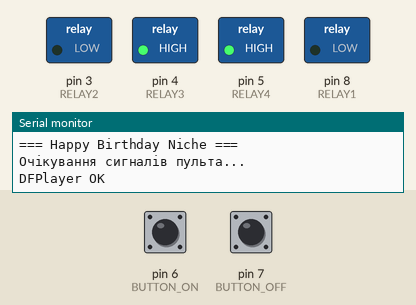
This sketch was run on a simulated Arduino Uno, built with avr-gcc and run on an emulated ATmega328P. Parts: switched loads named in the sketch (green lamp = pin HIGH), the last lines printed to the serial monitor. Inputs (shaded band) come from the test bench; at power-on: pin 6 (BUTTON_ON) HIGH, pin 7 (BUTTON_OFF) HIGH. The audio player accepts every command and is not drawn.

Above: at 1.8 s.
1.9 s: pin 6 (BUTTON_ON) pulled LOW for 0.15 s
At 2.7 s:
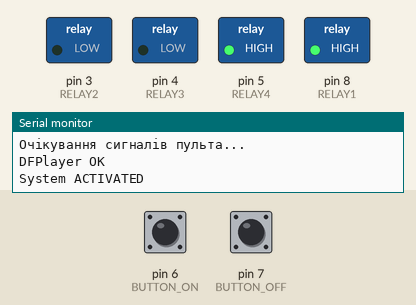
5.0 s: pin 7 (BUTTON_OFF) pulled LOW for 3.2 s
At 7.6 s:
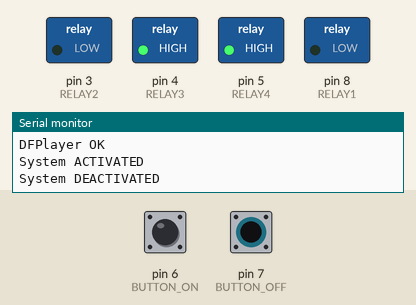
9.7 s: pin 6 (BUTTON_ON) pulled LOW for 1 s
At 15.9 s:
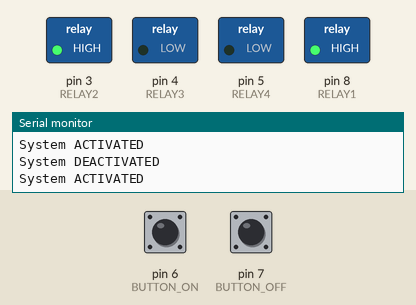
16.2 s: pin 7 (BUTTON_OFF) pulled LOW for 0.15 s
At 17.2 s:
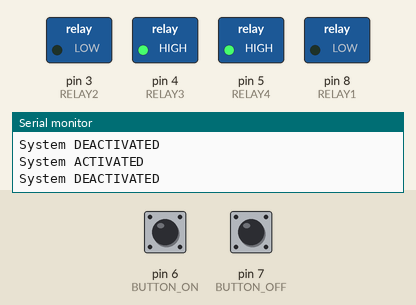
17.8 s: pin 6 (BUTTON_ON) pulled LOW for 3.2 s
At 18.4 s:
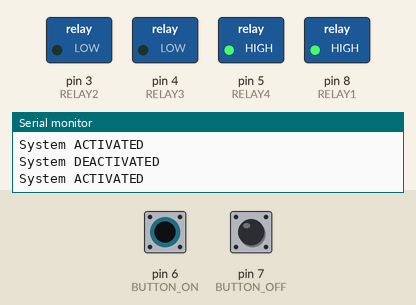
Timing chart, 0 to 24.3 s (numbered marks = the images above; inputs shaded):
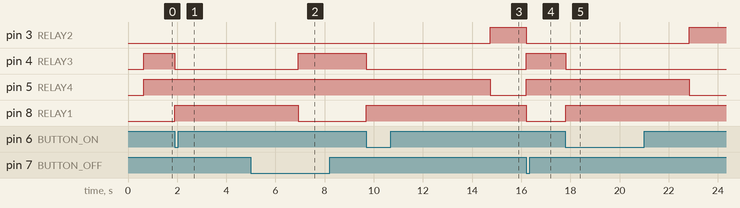

The sketch:

QGH_HB_Niche.ino
```cpp
/*
  Project: Happy Birthday Niche
  Description:
  Система відкриття потаємної ніші з тортом.
  При натисканні кнопки або сигналу з пульта відкриваються два електромагнітні замки (із затримкою)
  і вмикається підсвітка. Кнопка "ВИКЛ" повертає систему в початковий стан.
  Використовується бібліотека RCSwitch для прийому кодів з пульта 315/433 MHz.
*/

// --- Підключення бібліотеки --- //
#include <RCSwitch.h>
#include <SoftwareSerial.h>
#include <DFRobotDFPlayerMini.h>

// --- Налаштування пінів --- //
#define RELAY1 8   // Замок 1 (NC)
#define RELAY2 3   // Замок 2 (NC)
#define RELAY3 4   // Підсвітка (NO)
#define RELAY4 5   // Резерв

#define BUTTON_ON 6    // Кнопка ВКЛ
#define BUTTON_OFF 7   // Кнопка ВИКЛ

#define RF_PIN 2       // Вхід приймача MX-RM-5V (DATA)

// --- Ініціалізація об’єкта пульта --- //
RCSwitch mySwitch = RCSwitch();

// --- DFPlayer --- //
#define DF_RX 11   // Arduino RX  (підключено до TX DFPlayer)
#define DF_TX 12   // Arduino TX  (підключено до RX DFPlayer)

SoftwareSerial dfSerial(DF_RX, DF_TX);
DFRobotDFPlayerMini dfPlayer;
bool dfReady = false;

// --- Параметри --- //
const unsigned long unlockDelay = 5000; // затримка між замками, мс
bool systemActive = false;               // поточний стан системи

// --- Для антидребезгу кнопок --- //
unsigned long lastButtonTime = 0;
const unsigned long debounceDelay = 200;

// --- Списки дозволених кодів пульта --- //
const unsigned long RF_ON_CODES[]  = {3282337, 1234567};   // “вкл”
const unsigned long RF_OFF_CODES[] = {3282338, 1234568};   // “викл”
const int NUM_RF_ON_CODES  = sizeof(RF_ON_CODES)  / sizeof(RF_ON_CODES[0]);
const int NUM_RF_OFF_CODES = sizeof(RF_OFF_CODES) / sizeof(RF_OFF_CODES[0]);

// --- Прототипи функцій --- //
void activateSystem();
void deactivateSystem();
void resetRelays();
bool buttonPressed(int pin);
bool isCodeInList(unsigned long code, const unsigned long* list, int length);

void setup() {
  Serial.begin(9600);
  Serial.println("=== Happy Birthday Niche ===");
  Serial.println("Очікування сигналів пульта...");

  // --- DFPlayer init --- //
dfSerial.begin(9600);

if (dfPlayer.begin(dfSerial, false)) {   // без ACK (non-blocking)
  dfPlayer.setTimeOut(200);
  dfPlayer.volume(20);                  // 0..30
  delay(100);
  dfReady = true;
  Serial.println("DFPlayer OK");
} else {
  Serial.println("DFPlayer FAIL");
}

  // Ініціалізація реле
  pinMode(RELAY1, OUTPUT);
  pinMode(RELAY2, OUTPUT);
  pinMode(RELAY3, OUTPUT);
  pinMode(RELAY4, OUTPUT);
  resetRelays();

  // Кнопки
  pinMode(BUTTON_ON, INPUT_PULLUP);
  pinMode(BUTTON_OFF, INPUT_PULLUP);

  // Приймач
  mySwitch.enableReceive(digitalPinToInterrupt(RF_PIN)); // RX pin
}

void loop() {
  // --- Зчитування кнопок --- //
  if (buttonPressed(BUTTON_ON)) activateSystem();
  if (buttonPressed(BUTTON_OFF)) deactivateSystem();

  // --- Зчитування сигналів з пульта --- //
  if (mySwitch.available()) {
    unsigned long code = mySwitch.getReceivedValue();
    Serial.print("Отримано RF код: ");
    Serial.println(code);
    Serial.print("Біт довжина: ");
    Serial.println(mySwitch.getReceivedBitlength());
    Serial.print("Протокол: ");
    Serial.println(mySwitch.getReceivedProtocol());
    Serial.println("-----------------------------");

    if (isCodeInList(code, RF_ON_CODES, NUM_RF_ON_CODES)) {
      Serial.println("→ Розпізнано код ВКЛ");
      delay(500);
      activateSystem();
    }
    if (isCodeInList(code, RF_OFF_CODES, NUM_RF_OFF_CODES)) {
      Serial.println("→ Розпізнано код ВИКЛ");
      delay(500);
      deactivateSystem();
    }
    else {
      Serial.println("→ Невідомий код (ігнорується)");
    }

    mySwitch.resetAvailable();
  }
}

// --- Функції --- //

bool buttonPressed(int pin) {
  if (digitalRead(pin) == LOW && millis() - lastButtonTime > debounceDelay) {
    lastButtonTime = millis();
    return true;
  }
  return false;
}

void activateSystem() {
  if (systemActive) return;
  systemActive = true;

  Serial.println("System ACTIVATED");

  digitalWrite(RELAY1, HIGH); // розімкнути замок 1
  digitalWrite(RELAY3, LOW); // увімкнути підсвітку
  if (dfReady) {
  dfPlayer.play(1);   // грає файл 0001.mp3
}
  delay(unlockDelay);
  digitalWrite(RELAY2, HIGH); // розімкнути замок 2
  digitalWrite(RELAY4, LOW); // розімкнути резерв
}

void deactivateSystem() {
  if (!systemActive) return;
  systemActive = false;
  Serial.println("System DEACTIVATED");

  if (dfReady) {
  dfPlayer.stop();
}

  resetRelays();
}

void resetRelays() {
  // NC-замки — активні при LOW
  digitalWrite(RELAY1, LOW); // замкнути замок 1
  digitalWrite(RELAY2, LOW); // замкнути замок 2
  digitalWrite(RELAY3, HIGH);  // вимкнути підсвітку
  digitalWrite(RELAY4, HIGH);  // резерв
}

bool isCodeInList(unsigned long code, const unsigned long* list, int length) {
  for (int i = 0; i < length; i++) {
    if (code == list[i]) return true;
  }
  return false;
}
```

Measured:
- after the input at 1.9 s, pin 4 (RELAY3): HIGH → LOW at once; pin 8 (RELAY1): LOW → HIGH at once
- after the input at 5.0 s, pin 3 (RELAY2): stays LOW (without the input it goes to HIGH after 1.9 s); pin 4 (RELAY3): LOW → HIGH after 1.9 s; pin 5 (RELAY4): stays HIGH (without the input it goes to LOW after 1.9 s); pin 8 (RELAY1): HIGH → LOW after 1.9 s
- after the input at 9.7 s, pin 3 (RELAY2): LOW → HIGH after 5.0 s; pin 4 (RELAY3): HIGH → LOW at once; pin 5 (RELAY4): HIGH → LOW after 5.0 s; pin 8 (RELAY1): LOW → HIGH at once
- after the input at 16.2 s, pin 3 (RELAY2), pin 8 (RELAY1): HIGH → LOW at once; pin 4 (RELAY3), pin 5 (RELAY4): LOW → HIGH at once
- after the input at 17.8 s, pin 3 (RELAY2): LOW → HIGH after 5.0 s; pin 4 (RELAY3): HIGH → LOW at once; pin 5 (RELAY4): HIGH → LOW after 5.0 s; pin 8 (RELAY1): LOW → HIGH at once
